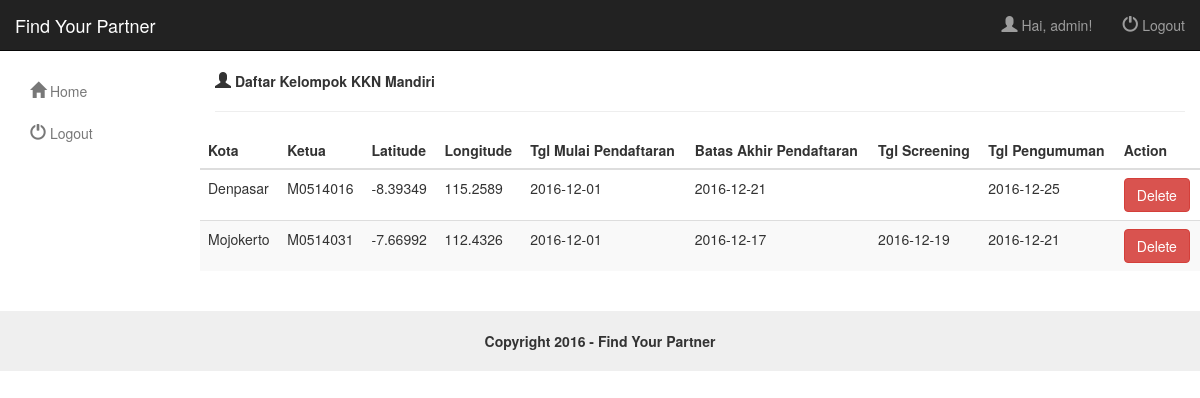
Page /administrator.php (signed in) on the earlier database version.
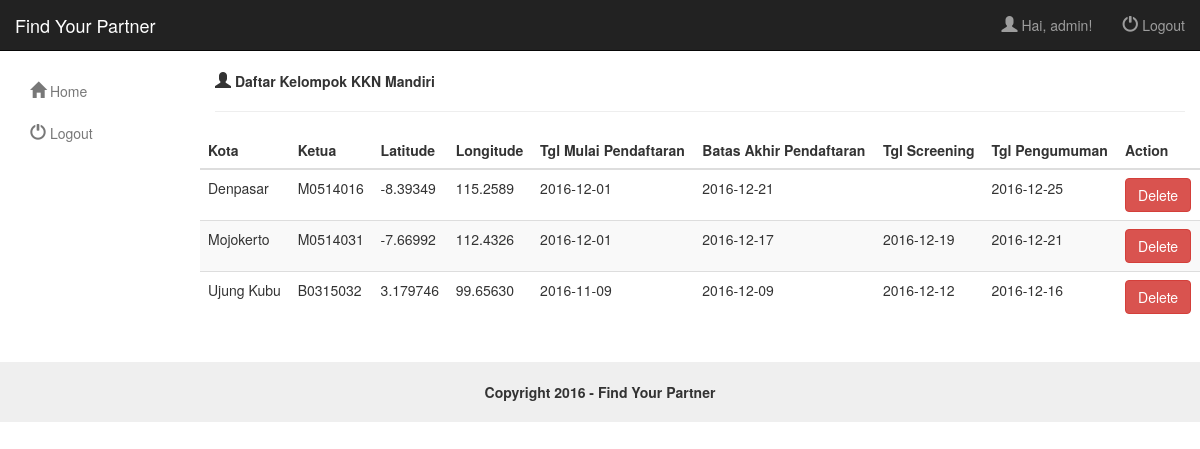
Same page on the later database version.
### tables this page shows
CREATE TABLE `lokasi` (
  `id` int(5) NOT NULL,
  `latitude` varchar(8) NOT NULL,
  `longitude` varchar(8) NOT NULL,
  `nama_kota` varchar(30) NOT NULL,
  `nim_ketua` varchar(12) NOT NULL,
  `alamat_lokasi` varchar(60) NOT NULL,
  `tgl_awal` date NOT NULL,
  `tgl_screening` date DEFAULT NULL,
  `tgl_pengumuman` date NOT NULL,
  `tgl_akhir` date NOT NULL
);

### administrator.php (the view, shortened to what this page needs)
<!DOCTYPE html>
<html lang="en">
	<head>
		<link href="css/bootstrap.min.css" rel="stylesheet">
		<link href="css/styles.css" rel="stylesheet">
	</head>
	<body>
<div id="top-nav" class="navbar navbar-inverse navbar-static-top">
    <div class="container-fluid">
        <div class="navbar-header">
            <a class="navbar-brand" href="index.php">Find Your Partner</a>
        </div>
        <div class="navbar-collapse collapse">
            <ul class="nav navbar-nav navbar-right">
                <li><a href="#"><i class="glyphicon glyphicon-user"></i> Hai, <?php echo $_SESSION['username'] ;?>! </a></li>
                <li><a href="logout.php"><i class="glyphicon glyphicon-off"></i> Logout</a></li>
            </ul>
        </div>
    </div>
</div>
<div class="container-fluid">
    <div class="row">
        <div class="col-sm-2">
            <ul class="nav nav-stacked">
                <ul class="nav nav-stacked collapse in" id="userMenu">
                	<li class="active"> <a href="index.php"><i class="glyphicon glyphicon-home"></i> Home</a></li>
                  <li><a href="logout.php"><i class="glyphicon glyphicon-off"></i> Logout</a></li>
                </ul>
            </ul>
        </div>
        <div class="col-sm-10">
            <strong><i class="glyphicon glyphicon-user"></i> Daftar Kelompok KKN Mandiri</strong>
            <hr>
            <div class="row">
              <div class="table-responsive">
                  <table class="table table-striped">
                      <thead>
                          <tr>
                            <th>Kota</th>
                            <th>Ketua</th>
                            <th>Latitude</th>
                            <th>Longitude</th>
                            <th>Tgl Mulai Pendaftaran</th>
                            <th>Batas Akhir Pendaftaran</th>
                            <th>Tgl Screening</th>
                            <th>Tgl Pengumuman</th>
                            <th>Action</th>
                          </tr>
                      </thead>
                      <tbody>
                          <tr>
                            <?php
                              require 'koneksiall.php';
                              $sql="SELECT * FROM lokasi";
                              $result_set=mysqli_query($koneksi,$sql);
                              if($result_set ){
                                while($row=mysqli_fetch_array($result_set))
                                {
                            ?>
                            <tr>
                              <td><?php echo $row['nama_kota']; ?></td>
                              <td><?php echo $row['nim_ketua'] ?></td>
                              <td><?php echo $row['latitude'] ?></td>
                              <td><?php echo $row['longitude'] ?></td>
                              <td><?php echo $row['tgl_awal'] ?></td>
                              <td><?php echo $row['tgl_akhir'] ?></td>
                              <td><?php echo $row['tgl_screening'] ?></td>
                              <td><?php echo $row['tgl_pengumuman'] ?></td>
                              <td><?php $id = $row['id']; echo "<button onclick = 'delete_mapmarker(\"$id\");'  class='btn btn-danger'>Delete</button>"; ?></td>
                            </tr>
                          </tr>
                        <?php
                                }
                              }
                        ?>
                      </tbody>
                  </table>
              </div>
            </div>
        </div>
    </div>
</div>
<footer class="text-center"><strong>Copyright 2016 - Find Your Partner</strong></footer>
	</body>
</html>

### css/styles.css (style rules this page uses)
.navbar-static-top { margin-bottom:20px; }
i { font-size:16px; }
.nav > li > a { color:#787878; }
footer { margin-top:20px; padding-top:20px; padding-bottom:20px; background-color:#efefef; }

Differences in the rows shown:
added lokasi: nama_kota "Ujung Kubu", nim_ketua "B0315032", latitude "3.179746", longitude "99.65630", tgl_awal "2016-11-09", tgl_akhir "2016-12-09", tgl_screening "2016-12-12", tgl_pengumuman "2016-12-16"
